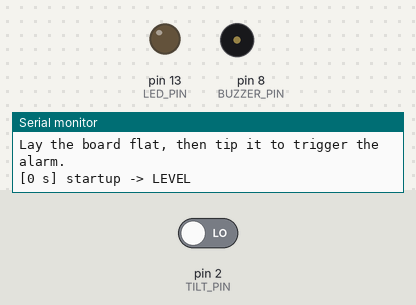
A sketch run on a simulated Arduino Uno, built with avr-gcc and run on an emulated ATmega328P. On the bench: output pins drawn as LEDs (lit = HIGH), buzzer (waves = sounding), the last lines printed to the serial monitor. The inputs (shaded band) are chosen by the test bench; at power-on: pin 2 (TILT_PIN) LOW.

Above: at 1.2 s.
1.3 s: pin 2 (TILT_PIN) driven HIGH
At 2.1 s:
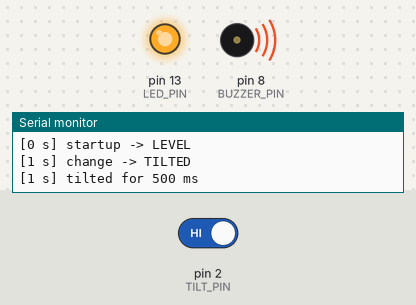
2.8 s: pin 2 (TILT_PIN) driven LOW
At 3.3 s:
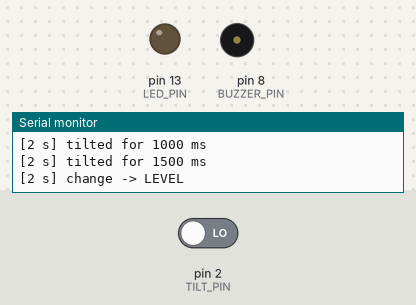
Timing chart, 0 to 5.8 s (numbered marks = the images above; inputs shaded):
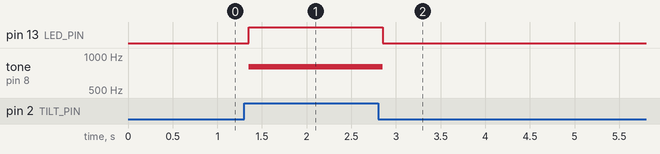

Measured:
- after the input at 1.3 s, pin 13 (LED_PIN): LOW → HIGH after 0.05 s; tone on pin 8 (BUZZER_PIN): silent → 800 Hz after 0.05 s
- after the input at 2.8 s, pin 13 (LED_PIN): HIGH → LOW after 0.05 s; tone on pin 8 (BUZZER_PIN): 800 Hz → silent after 0.05 s

The sketch:

Digital-Tilt-Detector.ino
```cpp
// 037 - Digital Tilt Detector
// Detects when a board is tipped over using an SW-520D tilt ball switch.
// Board: Arduino Uno
// Wiring:
//   SW-520D module  ->  VCC = 5V, GND = GND, DO = pin 2
//   Buzzer (+)      ->  pin 8 through a 220 ohm resistor, buzzer (-) = GND
//   Built-in LED    ->  pin 13 lights up when the switch reports a tilt
//
// How the SW-520D works:
//   It is a small metal cylinder with a loose ball inside. When the module is
//   roughly level the ball rests on one contact and the output stays LOW.
//   Tip it and the ball rolls onto the other contact, driving the output HIGH.

// ---- Pin constants ----
const int TILT_PIN = 2;   // Digital output of the tilt sensor
const int BUZZER_PIN = 8; // Piezo buzzer that sounds while tilted
const int LED_PIN = 13;   // Built-in LED indicator

// ---- Timing constants ----
const unsigned long DEBOUNCE_MS = 50;    // The rolling ball can rattle a little
const unsigned long REPORT_MS = 500;     // Status line interval while tilted

int lastState = -1;                // -1 forces the first reading to be printed
int candidateState = -1;           // Reading waiting to be confirmed
unsigned long candidateTime = 0;   // When that candidate reading first appeared
unsigned long lastReport = 0;      // Last status line while tilted
unsigned long tiltStart = 0;       // When the current tilt began

void setup() {
  pinMode(TILT_PIN, INPUT);   // The module drives this pin
  pinMode(BUZZER_PIN, OUTPUT);
  pinMode(LED_PIN, OUTPUT);

  Serial.begin(9600);
  Serial.println("Digital Tilt Detector starting...");
  Serial.println("Lay the board flat, then tip it to trigger the alarm.");

  // Read once so the starting condition is shown immediately
  lastState = digitalRead(TILT_PIN);
  reportState(lastState, "startup");
}

void loop() {
  int currentState = digitalRead(TILT_PIN);

  // ---- Debounce: wait until the reading stays the same for DEBOUNCE_MS ----
  if (currentState != lastState) {
    if (currentState != candidateState) {
      candidateState = currentState;
      candidateTime = millis();       // Start the confirmation timer
    } else if (millis() - candidateTime >= DEBOUNCE_MS) {
      lastState = currentState;
      reportState(currentState, "change");
    }
  } else {
    candidateState = currentState;    // Reading settled, cancel the timer
  }

  // ---- While tilted, keep the alarm sounding and report how long it lasts ----
  if (lastState == HIGH) {
    tone(BUZZER_PIN, 800);   // Low, steady tone while on its side

    if (millis() - lastReport >= REPORT_MS) {
      lastReport = millis();
      Serial.print("[");
      Serial.print(millis() / 1000);
      Serial.print(" s] tilted for ");
      Serial.print(millis() - tiltStart);
      Serial.println(" ms");
    }
  } else {
    noTone(BUZZER_PIN);      // Quiet while the board is level
  }
}

// Prints TILTED or LEVEL only when the state actually changes.
void reportState(int state, const char* reason) {
  bool tilted = (state == HIGH);

  digitalWrite(LED_PIN, tilted ? HIGH : LOW);

  if (tilted) {
    tiltStart = millis();   // Remember when the tilt began
    lastReport = millis();
  }

  Serial.print("[");
  Serial.print(millis() / 1000);
  Serial.print(" s] ");
  Serial.print(reason);
  Serial.print(" -> ");
  Serial.println(tilted ? "TILTED" : "LEVEL");
}
```
